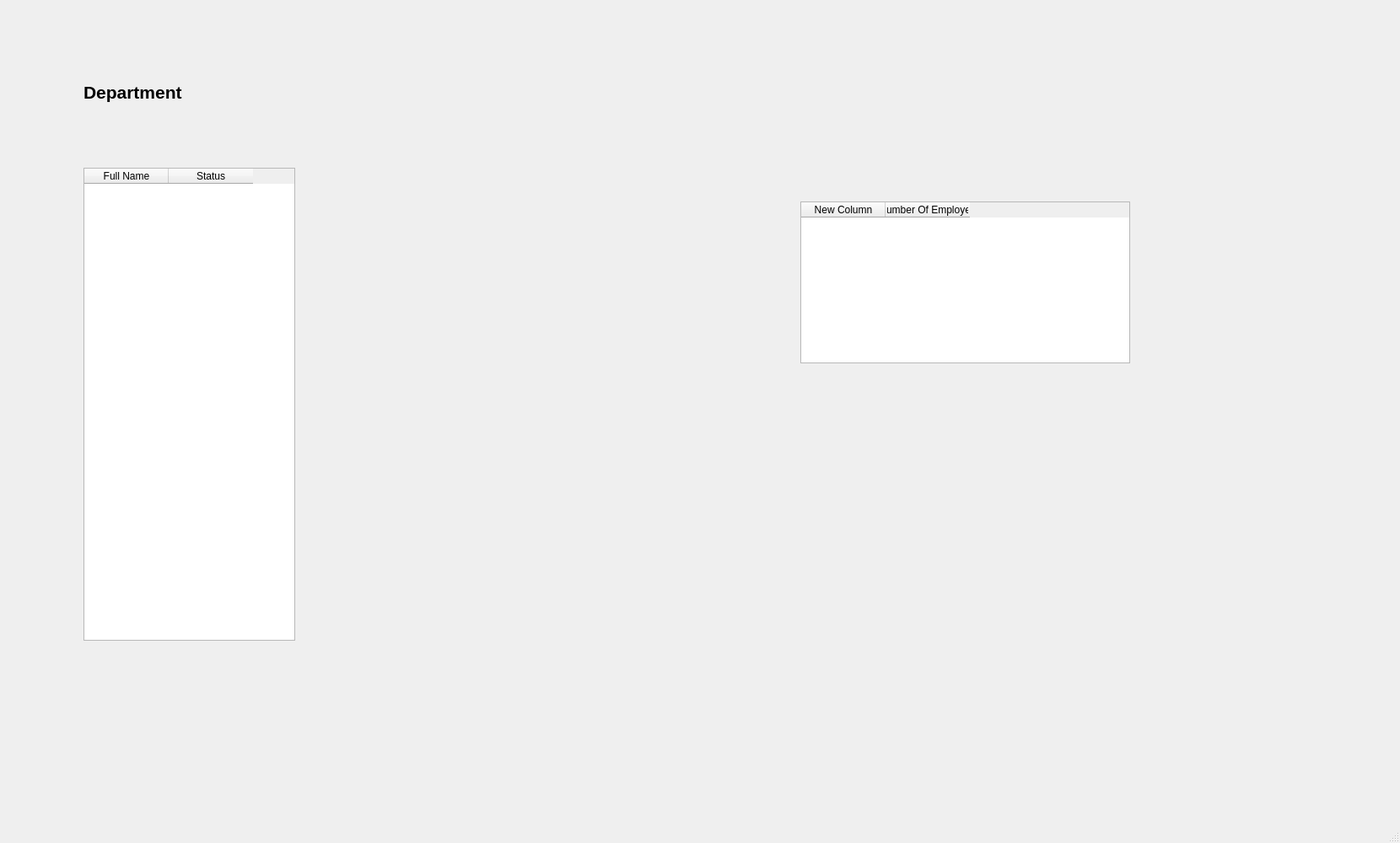
<?xml version="1.0" encoding="UTF-8"?>
<ui version="4.0">
 <class>MainWindow</class>
 <widget class="QMainWindow" name="MainWindow">
  <property name="geometry">
   <rect>
    <x>0</x>
    <y>0</y>
    <width>1660</width>
    <height>1000</height>
   </rect>
  </property>
  <property name="windowTitle">
   <string>MainWindow</string>
  </property>
  <widget class="QWidget" name="centralwidget">
   <widget class="QWidget" name="widget" native="true">
    <property name="geometry">
     <rect>
      <x>9</x>
      <y>-1</y>
      <width>1651</width>
      <height>941</height>
     </rect>
    </property>
    <property name="styleSheet">
     <string notr="true">QWidget#widget{
border-image: url(:/backgr/backgr-linear.jfif);
}</string>
    </property>
    <widget class="QTableWidget" name="tbl_Department">
     <property name="geometry">
      <rect>
       <x>940</x>
       <y>240</y>
       <width>391</width>
       <height>192</height>
      </rect>
     </property>
     <column>
      <property name="text">
       <string>New Column</string>
      </property>
     </column>
     <column>
      <property name="text">
       <string>Number Of Employee</string>
      </property>
     </column>
    </widget>
    <widget class="QTableWidget" name="tbl_Employee">
     <property name="geometry">
      <rect>
       <x>90</x>
       <y>200</y>
       <width>251</width>
       <height>561</height>
      </rect>
     </property>
     <column>
      <property name="text">
       <string>Full Name</string>
      </property>
     </column>
     <column>
      <property name="text">
       <string>Status</string>
      </property>
     </column>
    </widget>
    <widget class="QLabel" name="label">
     <property name="geometry">
      <rect>
       <x>90</x>
       <y>80</y>
       <width>171</width>
       <height>61</height>
      </rect>
     </property>
     <property name="font">
      <font>
       <pointsize>16</pointsize>
       <weight>75</weight>
       <bold>true</bold>
      </font>
     </property>
     <property name="text">
      <string>Department</string>
     </property>
    </widget>
   </widget>
  </widget>
  <widget class="QMenuBar" name="menubar">
   <property name="geometry">
    <rect>
     <x>0</x>
     <y>0</y>
     <width>1660</width>
     <height>26</height>
    </rect>
   </property>
  </widget>
  <widget class="QStatusBar" name="statusbar"/>
 </widget>
 <resources>
  <include location="res.qrc"/>
 </resources>
 <connections/>
</ui>
